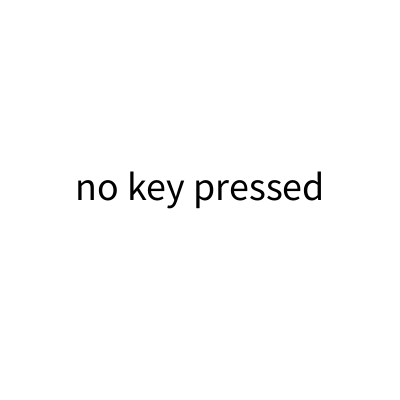
Frame 1 (no input)
Frame 60 (the mouse pressed at the canvas centre just before this capture): identical to frame 1, image omitted
Frame 120 (the mouse held since frame 60 and released just before this capture): identical to frame 1, image omitted

The Processing sketch that drew this single still picture (run headless with seeded random() and noise(); from frame 60 on, the mouse is pressed at the canvas centre):

// Processing sketch: keyChecker
// ── keyChecker.pde
String keyName;

void setup() {
  size(400, 400);
}
void draw() {
  background(255);
  if (keyPressed) {
      background(66, 245, 209);
      if (key == CODED) {
        keyName = String.valueOf(keyCode);
      }
      else {
        keyName = String.valueOf(key);
      }
  } else {
    keyName = "no key pressed";
  }
  fill(0);
  textAlign(CENTER);
  textSize(40);
  text(keyName, width / 2, height / 2);
}
